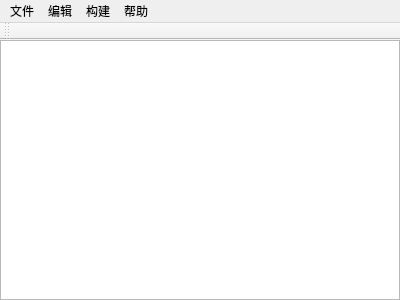
<?xml version="1.0" encoding="UTF-8"?>
<ui version="4.0">
 <class>MainWindow</class>
 <widget class="QMainWindow" name="MainWindow">
  <property name="geometry">
   <rect>
    <x>0</x>
    <y>0</y>
    <width>400</width>
    <height>300</height>
   </rect>
  </property>
  <property name="windowTitle">
   <string>集成化开发环境</string>
  </property>
  <widget class="QWidget" name="centralWidget">
   <layout class="QGridLayout" name="gridLayout">
    <property name="leftMargin">
     <number>0</number>
    </property>
    <property name="topMargin">
     <number>0</number>
    </property>
    <property name="rightMargin">
     <number>0</number>
    </property>
    <property name="bottomMargin">
     <number>0</number>
    </property>
    <item row="0" column="0">
     <widget class="QTextEdit" name="textEdit"/>
    </item>
   </layout>
  </widget>
  <widget class="QMenuBar" name="menuBar">
   <property name="geometry">
    <rect>
     <x>0</x>
     <y>0</y>
     <width>400</width>
     <height>23</height>
    </rect>
   </property>
   <widget class="QMenu" name="menu">
    <property name="title">
     <string>文件</string>
    </property>
    <addaction name="action_5"/>
    <addaction name="action_4"/>
    <addaction name="actionBaocun"/>
    <addaction name="action_6"/>
    <addaction name="separator"/>
    <addaction name="action_7"/>
   </widget>
   <widget class="QMenu" name="menu_2">
    <property name="title">
     <string>编辑</string>
    </property>
    <addaction name="action_8"/>
    <addaction name="action_9"/>
    <addaction name="action_11"/>
    <addaction name="action_10"/>
   </widget>
   <widget class="QMenu" name="menu_3">
    <property name="title">
     <string>构建</string>
    </property>
    <addaction name="action_12"/>
   </widget>
   <widget class="QMenu" name="menu_4">
    <property name="title">
     <string>帮助</string>
    </property>
    <addaction name="action_13"/>
   </widget>
   <addaction name="menu"/>
   <addaction name="menu_2"/>
   <addaction name="menu_3"/>
   <addaction name="menu_4"/>
  </widget>
  <widget class="QToolBar" name="mainToolBar">
   <attribute name="toolBarArea">
    <enum>TopToolBarArea</enum>
   </attribute>
   <attribute name="toolBarBreak">
    <bool>false</bool>
   </attribute>
  </widget>
  <action name="action_4">
   <property name="text">
    <string>打开...</string>
   </property>
  </action>
  <action name="action_5">
   <property name="text">
    <string>新建</string>
   </property>
  </action>
  <action name="actionBaocun">
   <property name="text">
    <string>保存</string>
   </property>
  </action>
  <action name="action_6">
   <property name="text">
    <string>另存为...</string>
   </property>
  </action>
  <action name="action_2">
   <property name="text">
    <string>-</string>
   </property>
  </action>
  <action name="action_7">
   <property name="text">
    <string>退出</string>
   </property>
  </action>
  <action name="action_8">
   <property name="text">
    <string>撤销</string>
   </property>
  </action>
  <action name="action_9">
   <property name="text">
    <string>复制</string>
   </property>
  </action>
  <action name="action_10">
   <property name="text">
    <string>粘贴</string>
   </property>
  </action>
  <action name="action_11">
   <property name="text">
    <string>剪切</string>
   </property>
  </action>
  <action name="action_12">
   <property name="text">
    <string>编译</string>
   </property>
  </action>
  <action name="action_13">
   <property name="text">
    <string>关于</string>
   </property>
  </action>
 </widget>
 <layoutdefault spacing="6" margin="11"/>
 <resources/>
 <connections/>
</ui>
